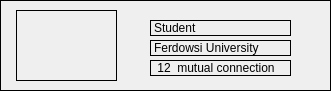
<?xml version="1.0" encoding="UTF-8"?>
<ui version="4.0">
 <class>Form2</class>
 <widget class="QWidget" name="Form2">
  <property name="geometry">
   <rect>
    <x>0</x>
    <y>0</y>
    <width>331</width>
    <height>91</height>
   </rect>
  </property>
  <property name="windowTitle">
   <string>Form</string>
  </property>
  <widget class="QFrame" name="frame">
   <property name="geometry">
    <rect>
     <x>0</x>
     <y>0</y>
     <width>331</width>
     <height>91</height>
    </rect>
   </property>
   <property name="styleSheet">
    <string notr="true">*{
border : 1px solid black;
}</string>
   </property>
   <property name="frameShape">
    <enum>QFrame::StyledPanel</enum>
   </property>
   <property name="frameShadow">
    <enum>QFrame::Raised</enum>
   </property>
   <widget class="QLabel" name="label">
    <property name="geometry">
     <rect>
      <x>16</x>
      <y>10</y>
      <width>101</width>
      <height>71</height>
     </rect>
    </property>
    <property name="text">
     <string/>
    </property>
   </widget>
   <widget class="QLabel" name="label_2">
    <property name="geometry">
     <rect>
      <x>150</x>
      <y>20</y>
      <width>141</width>
      <height>16</height>
     </rect>
    </property>
    <property name="text">
     <string>Student</string>
    </property>
   </widget>
   <widget class="QLabel" name="label_3">
    <property name="geometry">
     <rect>
      <x>150</x>
      <y>40</y>
      <width>141</width>
      <height>16</height>
     </rect>
    </property>
    <property name="text">
     <string>Ferdowsi University</string>
    </property>
   </widget>
   <widget class="QLabel" name="label_4">
    <property name="geometry">
     <rect>
      <x>150</x>
      <y>60</y>
      <width>141</width>
      <height>16</height>
     </rect>
    </property>
    <property name="text">
     <string> 12  mutual connection</string>
    </property>
   </widget>
  </widget>
 </widget>
 <resources/>
 <connections/>
</ui>
